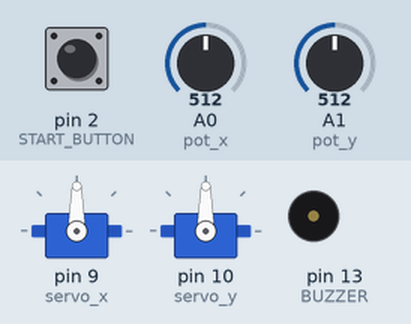
Simulated run of this sketch. Board: Arduino Uno, built with avr-gcc and run on an emulated ATmega328P. Parts: 2 × servo, buzzer (waves = sounding). The test bench sets the inputs (shaded band); at power-on: pin 2 (START_BUTTON) HIGH, A0 (pot_x) = 512, A1 (pot_y) = 512.

Above: at 1.2 s.
1.3 s: pin 2 (START_BUTTON) pulled LOW for 0.15 s
At 1.47 s:
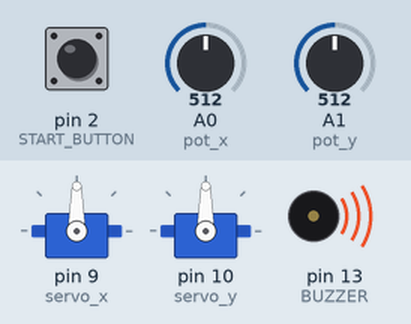
3.1 s: A0 (pot_x) set to 1023
At 3.8 s:
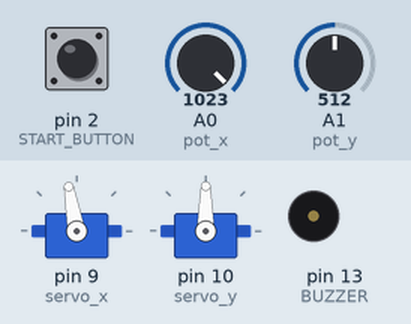
4.6 s: A1 (pot_y) set to 1023
At 5.6 s:
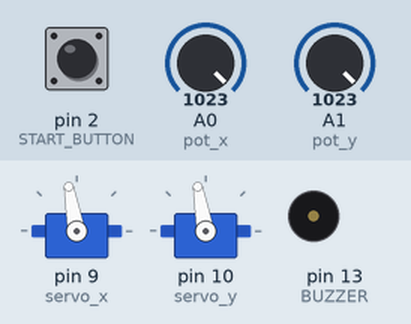
6.1 s: A0 (pot_x) set to 900
At 31.57 s:
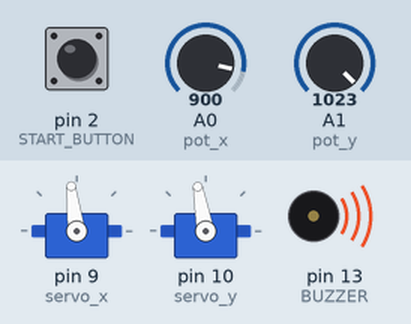
Timing chart, 0 to 47.8 s (numbered marks = the images above; inputs shaded):
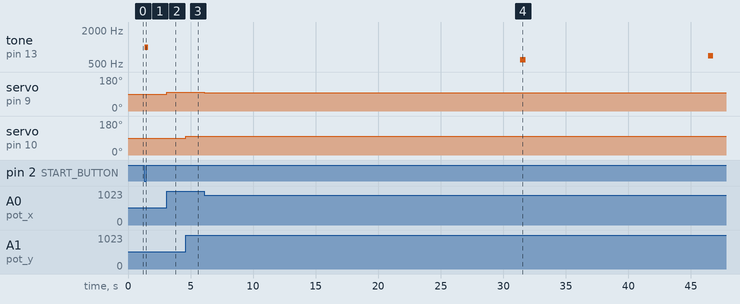

Measured:
- after the input at 1.3 s, tone on pin 13 (BUZZER): silent → 1000 Hz after 0.05 s, → silent 0.25 s later
- after the input at 3.1 s, servo on pin 9 (servo_x): 90° → 100° at once
- after the input at 4.6 s, servo on pin 10 (servo_y): 90° → 100° at once
- after the input at 6.1 s, servo on pin 9 (servo_x): 100° → 97° at once

The sketch:

Labirinto.ino
```cpp
/* Jogo do Labirinto
 *
 */

#include <Servo.h>          // Incluir biblioteca para o servo
#define START_BUTTON 2      // Botão de iniciar jogo definido no pino 2
#define BUZZER 13           // Buzzer  definido no pino 13

Servo servo_x;              // Servo do eixo X
Servo servo_y;              // Servo do eixo Y
int pot_x = A0;             // Pino onde o potenciômetro X é conectado
int pot_y = A1;             // Pino onde o potenciômetro Y é conectado
int val_x;                  // Variável para ler o pino analógico do eixo X
int val_y;                  // Variável para ler o pino analógico do eixo Y
int duracao;                // Variável com a duração do jogo

void setup() {
  servo_x.attach(9);        // Servo do Eixo X ligado no pino 9
  servo_y.attach(10);       // Servo do Eixo Y ligado no pino 10
  pinMode(START_BUTTON, INPUT_PULLUP); // Botão de Iniciar no pino 2 definido como entrada e Pull-up interno
  pinMode(BUZZER, OUTPUT);  // Buzzer como saída no pino 13
  servo_x.write(90);        // Centraliza servo do X no centro
  servo_y.write(90);        // Centraliza servo do Y no centro
}

void loop() {
  espera_iniciar();         // Chama a rotina para esperar botão iniciar ser apertado
  jogar();                  // Chama a rotina de jogar
}

void espera_iniciar(){
  while (digitalRead(START_BUTTON) == HIGH){  // Espera o botão ser presionado a cada 150 ms
    duracao = 60;                             // Define duração de jogo
    delay(150);                               // Espera 150 ms
  }
  tone(BUZZER, 1000, 250);                    // Se o botão foi pressionado toca o tom de inicio
}

void jogar(){
  unsigned long startTime = millis();
  unsigned long timer = 1000ul * duracao;
  while ((millis() - startTime) <= timer){    // Enquanto o tempo que passou não chega ao total de duração do jogo
    int elapsed = int((millis() - startTime)/1000); // Calcula o tempo que passou em ms
    val_x = analogRead(pot_x);                // Lê o valor do Potenciômetro X
    val_y = analogRead(pot_y);                // Lê o valor do Potenciômetro Y
    val_x = map(val_x, 0, 1023, 80, 100);     // Transforma o valor de 0 à 1023 em 70 à 110, valores dos ângulos do servo X
    val_y = map(val_y, 0, 1023, 80, 100);     // Transforma o valor de 0 à 1023 em 70 à 110, valores dos ângulos do servo Y
    servo_x.write(val_x);                     // Coloca o servo X na posição de acordo com o potenciômetro
    servo_y.write(val_y);                     // Coloca o servo Y na posição de acordo com o potenciômetro
    delay(15);                                // Espera 15 ms

    if (((millis() - startTime) > 30000) && ((millis() - startTime) < 30300)){ // Se passou 30 s toca um som
      tone(BUZZER, 600, 150);                 //
    }
    if (((millis() - startTime) > 45000) && ((millis() - startTime) < 45300)){ // Se passou 45 s toca um som
      tone(BUZZER, 700, 150);
    }
    if (((millis() - startTime) > 55000) && ((millis() - startTime) < 55300)){ // Se passou 55 s toca um som
      tone(BUZZER, 800, 150);
    }
  }
  servo_x.write(90);        // Centraliza servo do X no centro
  servo_y.write(90);        // Centraliza servo do Y no centro
  tone(BUZZER, 2000, 1000); // Tempo acabou e toca tom de final
}
```
